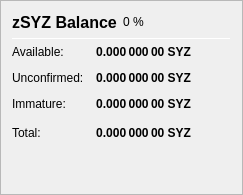
                   <widget class="QFrame" name="frame_ZerocoinBalances">
                    <property name="frameShape">
                     <enum>QFrame::StyledPanel</enum>
                    </property>
                    <property name="frameShadow">
                     <enum>QFrame::Raised</enum>
                    </property>
                    <layout class="QVBoxLayout" name="verticalLayout_7">
                     <item>
                      <layout class="QHBoxLayout" name="horizontalLayout_8" stretch="0,0,0">
                       <item>
                        <widget class="QLabel" name="label_5z_3">
                         <property name="minimumSize">
                          <size>
                           <width>0</width>
                           <height>20</height>
                          </size>
                         </property>
                         <property name="font">
                          <font>
                           <pointsize>12</pointsize>
                           <weight>75</weight>
                           <bold>true</bold>
                          </font>
                         </property>
                         <property name="text">
                          <string>zSYZ Balance</string>
                         </property>
                        </widget>
                       </item>
                       <item>
                        <widget class="QLabel" name="labelzSYZPercent">
                         <property name="text">
                          <string notr="true">0 %</string>
                         </property>
                        </widget>
                       </item>
                       <item>
                        <spacer name="horizontalSpacer_11">
                         <property name="orientation">
                          <enum>Qt::Horizontal</enum>
                         </property>
                         <property name="sizeHint" stdset="0">
                          <size>
                           <width>40</width>
                           <height>20</height>
                          </size>
                         </property>
                        </spacer>
                       </item>
                      </layout>
                     </item>
                     <item>
                      <widget class="Line" name="line_ZerocoinBalance">
                       <property name="minimumSize">
                        <size>
                         <width>0</width>
                         <height>1</height>
                        </size>
                       </property>
                       <property name="maximumSize">
                        <size>
                         <width>16777215</width>
                         <height>1</height>
                        </size>
                       </property>
                       <property name="orientation">
                        <enum>Qt::Horizontal</enum>
                       </property>
                      </widget>
                     </item>
                     <item>
                      <layout class="QGridLayout" name="gridLayout_5">
                       <property name="spacing">
                        <number>12</number>
                       </property>
                       <item row="1" column="0">
                        <widget class="QLabel" name="labelzBalanceMatureText">
                         <property name="toolTip">
                          <string>Mature: more than 20 confirmation and more than 1 mint of the same denomination after it was minted.
These zSYZ are spendable.</string>
                         </property>
                         <property name="text">
                          <string>Available:</string>
                         </property>
                        </widget>
                       </item>
                       <item row="1" column="1">
                        <widget class="QLabel" name="labelzBalanceMature">
                         <property name="font">
                          <font>
                           <weight>75</weight>
                           <bold>true</bold>
                          </font>
                         </property>
                         <property name="toolTip">
                          <string>Mature: more than 20 confirmation and more than 1 mint of the same denomination after it was minted.
These zSYZ are spendable.</string>
                         </property>
                         <property name="text">
                          <string notr="true">0.000 000 00 SYZ</string>
                         </property>
                         <property name="alignment">
                          <set>Qt::AlignRight|Qt::AlignTrailing|Qt::AlignVCenter</set>
                         </property>
                        </widget>
                       </item>
                       <item row="2" column="0">
                        <widget class="QLabel" name="labelzBalanceUnconfirmedText">
                         <property name="toolTip">
                          <string>Unconfirmed: less than 20 confirmations
Immature: confirmed, but less than 1 mint of the same denomination after it was minted</string>
                         </property>
                         <property name="text">
                          <string>Unconfirmed:</string>
                         </property>
                        </widget>
                       </item>
                       <item row="2" column="1">
                        <widget class="QLabel" name="labelzBalanceUnconfirmed">
                         <property name="font">
                          <font>
                           <weight>75</weight>
                           <bold>true</bold>
                          </font>
                         </property>
                         <property name="toolTip">
                          <string>Unconfirmed: less than 20 confirmations
Immature: confirmed, but less than 1 mint of the same denomination after it was minted</string>
                         </property>
                         <property name="text">
                          <string notr="true">0.000 000 00 SYZ</string>
                         </property>
                         <property name="alignment">
                          <set>Qt::AlignRight|Qt::AlignTrailing|Qt::AlignVCenter</set>
                         </property>
                        </widget>
                       </item>
                       <item row="3" column="0">
                        <widget class="QLabel" name="labelzBalanceImmatureText">
                         <property name="toolTip">
                          <string>Unconfirmed: less than 20 confirmations
Immature: confirmed, but less than 1 mint of the same denomination after it was minted</string>
                         </property>
                         <property name="text">
                          <string>Immature:</string>
                         </property>
                        </widget>
                       </item>
                       <item row="3" column="1">
                        <widget class="QLabel" name="labelzBalanceImmature">
                         <property name="font">
                          <font>
                           <weight>75</weight>
                           <bold>true</bold>
                          </font>
                         </property>
                         <property name="toolTip">
                          <string>Unconfirmed: less than 20 confirmations
Immature: confirmed, but less than 1 mint of the same denomination after it was minted</string>
                         </property>
                         <property name="text">
                          <string notr="true">0.000 000 00 SYZ</string>
                         </property>
                         <property name="alignment">
                          <set>Qt::AlignRight|Qt::AlignTrailing|Qt::AlignVCenter</set>
                         </property>
                        </widget>
                       </item>
                       <item row="4" column="0">
                        <widget class="QLabel" name="labelzBalanceText">
                         <property name="toolTip">
                          <string>Your current zSYZ balance, unconfirmed and immature zSYZ included.</string>
                         </property>
                         <property name="text">
                          <string>Total:</string>
                         </property>
                        </widget>
                       </item>
                       <item row="4" column="1">
                        <widget class="QLabel" name="labelzBalance">
                         <property name="font">
                          <font>
                           <weight>75</weight>
                           <bold>true</bold>
                          </font>
                         </property>
                         <property name="cursor">
                          <cursorShape>IBeamCursor</cursorShape>
                         </property>
                         <property name="toolTip">
                          <string>Your current zSYZ balance, unconfirmed and immature zSYZ included.</string>
                         </property>
                         <property name="text">
                          <string notr="true">0.000 000 00 SYZ</string>
                         </property>
                         <property name="alignment">
                          <set>Qt::AlignRight|Qt::AlignTrailing|Qt::AlignVCenter</set>
                         </property>
                         <property name="textInteractionFlags">
                          <set>Qt::LinksAccessibleByMouse|Qt::TextSelectableByKeyboard|Qt::TextSelectableByMouse</set>
                         </property>
                        </widget>
                       </item>
                       <item row="4" column="2">
                        <spacer name="horizontalSpacer_4">
                         <property name="orientation">
                          <enum>Qt::Horizontal</enum>
                         </property>
                         <property name="sizeHint" stdset="0">
                          <size>
                           <width>40</width>
                           <height>20</height>
                          </size>
                         </property>
                        </spacer>
                       </item>
                      </layout>
                     </item>
                     <item>
                      <spacer name="verticalSpacer_4">
                       <property name="orientation">
                        <enum>Qt::Vertical</enum>
                       </property>
                       <property name="sizeHint" stdset="0">
                        <size>
                         <width>20</width>
                         <height>40</height>
                        </size>
                       </property>
                      </spacer>
                     </item>
                    </layout>
                   </widget>
